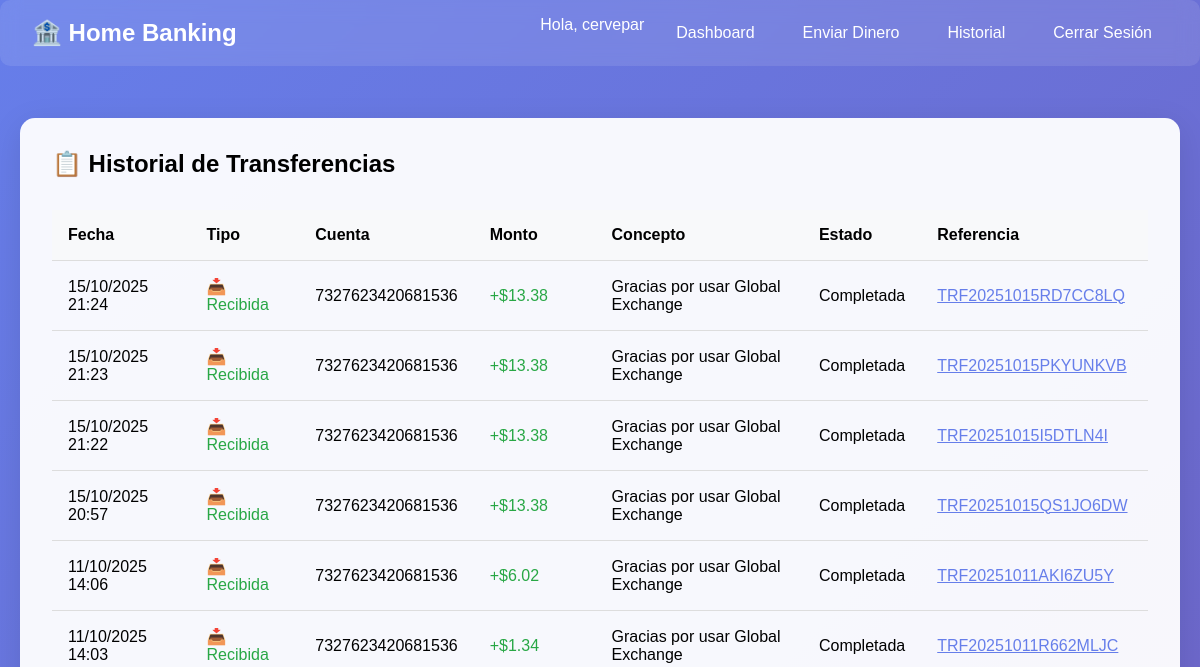
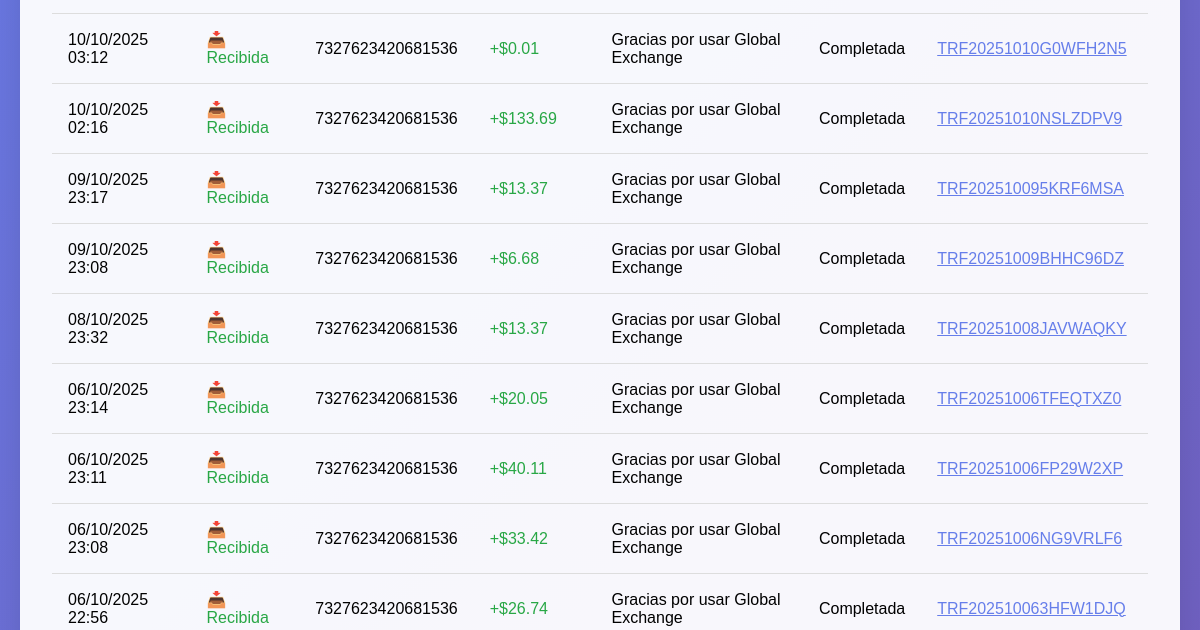
Before: /transferencia/lista/ (signed in, upper part) with the older database file (2 pictures, top to bottom).
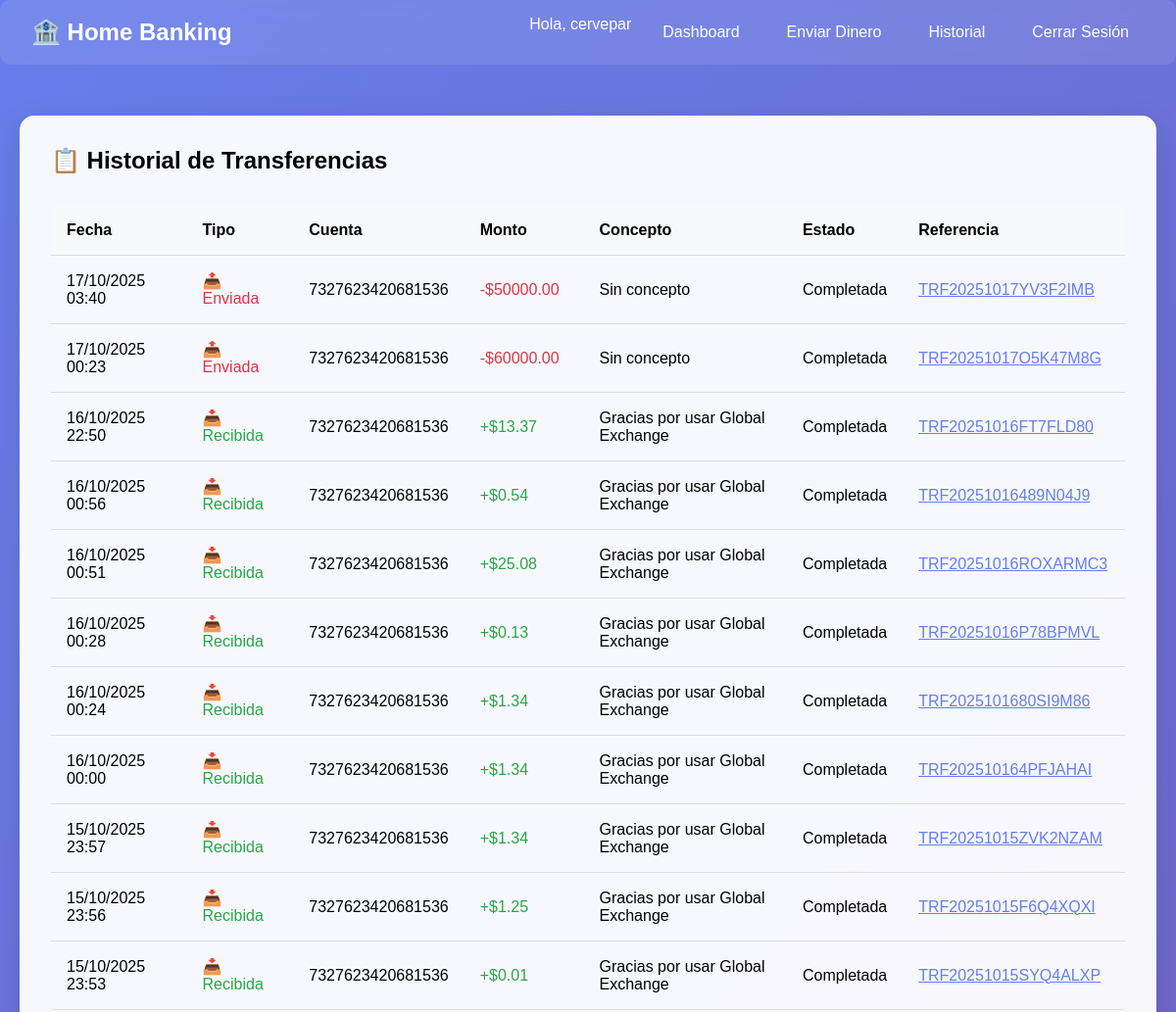
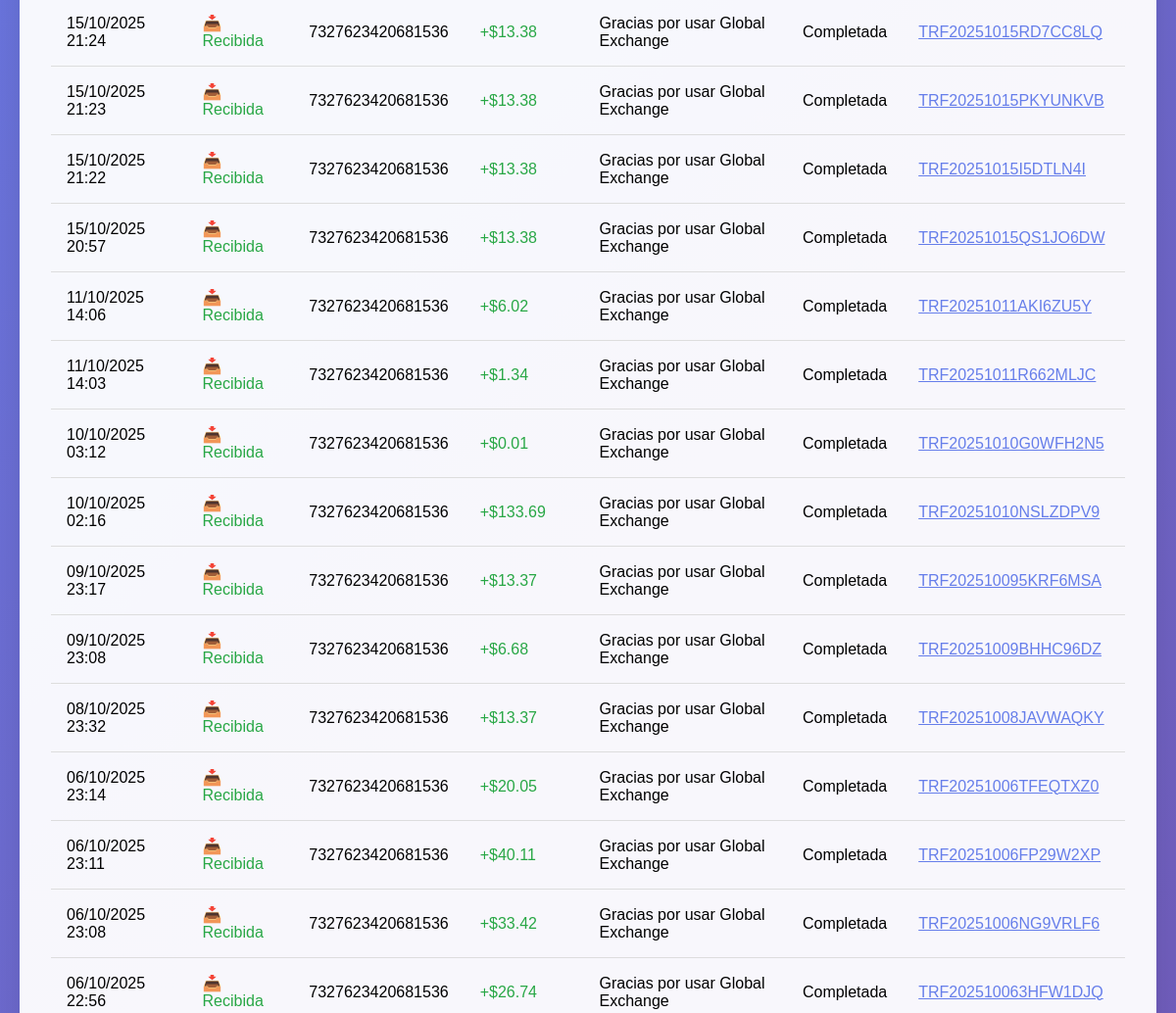
After: the same page with the newer database file (2 pictures, top to bottom).
### transferencia/models.py (models this page shows, shortened)
class Transferencia(models.Model):
    ESTADO_CHOICES = [
        ('PENDIENTE', 'Pendiente'),
        ('COMPLETADA', 'Completada'),
        ('FALLIDA', 'Fallida'),
        ('CANCELADA', 'Cancelada'),
    ]
    cuenta_origen = models.ForeignKey(
        Cuenta,
        on_delete=models.CASCADE,
        related_name='transferencias_enviadas'
    )
    cuenta_destino = models.ForeignKey(
        Cuenta,
        on_delete=models.CASCADE,
        related_name='transferencias_recibidas'
    )
    monto = models.DecimalField(
        max_digits=15,
        decimal_places=2,
        validators=[MinValueValidator(0.01)]
    )
    concepto = models.CharField(max_length=200, blank=True, null=True)
    estado = models.CharField(max_length=15, choices=ESTADO_CHOICES, default='PENDIENTE')
    fecha_creacion = models.DateTimeField(auto_now_add=True)
    fecha_procesamiento = models.DateTimeField(blank=True, null=True)
    referencia = models.CharField(max_length=50, unique=True, editable=False)
    class Meta:
        verbose_name = "Transferencia"
        verbose_name_plural = "Transferencias"
        ordering = ['-fecha_creacion']

### cuenta/models.py (models this page shows, shortened)
class Cuenta(models.Model):
    TIPO_CUENTA_CHOICES = [
        ('AHORRO', 'Cuenta de Ahorro'),
        ('CORRIENTE', 'Cuenta Corriente'),
    ]
    usuario = models.OneToOneField(User, on_delete=models.CASCADE, related_name='cuenta')
    numero_cuenta = models.CharField(max_length=20, unique=True, editable=False)
    saldo_disponible = models.DecimalField(
        max_digits=15,
        decimal_places=2,
        default=0.00,
        validators=[MinValueValidator(0)]
    )
    tipo_cuenta = models.CharField(max_length=10, choices=TIPO_CUENTA_CHOICES, default='AHORRO')
    fecha_creacion = models.DateTimeField(auto_now_add=True)
    activa = models.BooleanField(default=True)
    class Meta:
        verbose_name = "Cuenta"
        verbose_name_plural = "Cuentas"

### transferencia/views.py (the view)
# urls.py: path('lista/', views.listar_transferencias_view, name='listar_transferencias'),
@login_required
def listar_transferencias_view(request):
    cuenta_usuario = request.user.cuenta
    transferencias = Transferencia.objects.filter(
        Q(cuenta_origen=cuenta_usuario) | Q(cuenta_destino=cuenta_usuario)
    ).order_by('-fecha_creacion')
    transferencias_con_info = []
    for transferencia in transferencias:
        es_enviada = transferencia.cuenta_origen == cuenta_usuario
        transferencias_con_info.append({
            'transferencia': transferencia,
            'es_enviada': es_enviada,
            'cuenta_relacionada': transferencia.cuenta_destino if es_enviada else transferencia.cuenta_origen
        })
    context = {
        'transferencias_con_info': transferencias_con_info,
    }
    return render(request, 'transferencia/lista.html', context)

### transferencia/templates/transferencia/lista.html (shortened to what this page needs)
{% extends 'cuenta/base.html' %}
{% block content %}
<div class="card">
    <h2 style="margin-bottom: 2rem;">📋 Historial de Transferencias</h2>
    {% if transferencias_con_info %}
        <table class="table">
            <thead>
                <tr>
                    <th>Fecha</th>
                    <th>Tipo</th>
                    <th>Cuenta</th>
                    <th>Monto</th>
                    <th>Concepto</th>
                    <th>Estado</th>
                    <th>Referencia</th>
                </tr>
            </thead>
            <tbody>
                {% for info in transferencias_con_info %}
                <tr>
                    <td>{{ info.transferencia.fecha_creacion|date:"d/m/Y H:i" }}</td>
                    <td>
                        {% if info.es_enviada %}
                            <span style="color: #dc3545;">📤 Enviada</span>
                        {% else %}
                            <span style="color: #28a745;">📥 Recibida</span>
                        {% endif %}
                    </td>
                    <td>{{ info.cuenta_relacionada.numero_cuenta }}</td>
                    <td>
                        {% if info.es_enviada %}
                            <span style="color: #dc3545;">-${{ info.transferencia.monto|floatformat:2 }}</span>
                        {% else %}
                            <span style="color: #28a745;">+${{ info.transferencia.monto|floatformat:2 }}</span>
                        {% endif %}
                    </td>
                    <td>{{ info.transferencia.concepto|default:"Sin concepto" }}</td>
                    <td>
                        <span class="status-{{ info.transferencia.estado|lower }}">
                            {{ info.transferencia.get_estado_display }}
                        </span>
                    </td>
                    <td>
                        <a href="{% url 'detalle_transferencia' info.transferencia.referencia %}" style="color: #667eea;">
                            {{ info.transferencia.referencia }}
                        </a>
                    </td>
                </tr>
                {% endfor %}
            </tbody>
        </table>
    {% else %}
        <div style="text-align: center; padding: 2rem;">
            <p style="font-size: 1.2rem; color: #666;">No tienes transferencias registradas</p>
            <a href="{% url 'enviar_transferencia' %}" class="btn" style="margin-top: 1rem;">Realizar Primera Transferencia</a>
        </div>
    {% endif %}
</div>
{% endblock %}

### cuenta/templates/cuenta/base.html (shortened to what this page needs)
<!DOCTYPE html>
<html lang="es">
<head>
</head>
<body>
    {% if user.is_authenticated %}
    <nav class="navbar">
        <h1>🏦 Home Banking</h1>
        <div class="navbar-links">
            <span style="color: white;">Hola, {{ user.username }}</span>
            <a href="{% url 'dashboard' %}">Dashboard</a>
            <a href="{% url 'enviar_transferencia' %}">Enviar Dinero</a>
            <a href="{% url 'listar_transferencias' %}">Historial</a>
            <a href="{% url 'logout' %}">Cerrar Sesión</a>
        </div>
    </nav>
    {% endif %}
    <div class="container">
        {% block content %}
        {% endblock %}
    </div>
</body>
</html>

### cuenta/templates/cuenta/base.html (style rules this page uses)
* { margin: 0; padding: 0; box-sizing: border-box; }
body { font-family: 'Arial', sans-serif; background: linear-gradient(135deg, #667eea 0%, #764ba2 100%); min-height: 100vh; }
.container { max-width: 1200px; margin: 0 auto; padding: 20px; }
.navbar { background: rgba(255, 255, 255, 0.1); backdrop-filter: blur(10px); padding: 1rem 2rem; margin-bottom: 2rem; border-radius: 10px; display: flex; justify-content: space-between; align-items: center; }
.navbar h1 { color: white; font-size: 1.5rem; }
.navbar-links { display: flex; gap: 1rem; }
.navbar-links a { color: white; text-decoration: none; padding: 0.5rem 1rem; border-radius: 5px; transition: background 0.3s; }
.card { background: rgba(255, 255, 255, 0.95); border-radius: 15px; padding: 2rem; margin-bottom: 2rem; box-shadow: 0 8px 32px rgba(0, 0, 0, 0.1); }
.table { width: 100%; border-collapse: collapse; margin-top: 1rem; }
.table th, .table td { padding: 1rem; text-align: left; border-bottom: 1px solid #ddd; }
.table th { background: #f8f9fa; font-weight: bold; }

Changed rows visible on the page:
added Transferencia: transferencia.fecha_creacion "17/10/2025 03:40", shows "📤 Enviada", cuenta_relacionada.numero_cuenta "7327623420681536", transferencia.monto "50000.00", transferencia.concepto "Sin concepto", transferencia.estado "Completada", transferencia.referencia "TRF20251017YV3F2IMB"
added Transferencia: transferencia.fecha_creacion "17/10/2025 00:23", shows "📤 Enviada", cuenta_relacionada.numero_cuenta "7327623420681536", transferencia.monto "60000.00", transferencia.concepto "Sin concepto", transferencia.estado "Completada", transferencia.referencia "TRF20251017O5K47M8G"
added Transferencia: transferencia.fecha_creacion "16/10/2025 22:50", shows "📥 Recibida", cuenta_relacionada.numero_cuenta "7327623420681536", transferencia.monto "13.37", transferencia.concepto "Gracias por usar Global Exchange", transferencia.estado "Completada", transferencia.referencia "TRF20251016FT7FLD80"
added Transferencia: transferencia.fecha_creacion "16/10/2025 00:56", shows "📥 Recibida", cuenta_relacionada.numero_cuenta "7327623420681536", transferencia.monto "0.54", transferencia.concepto "Gracias por usar Global Exchange", transferencia.estado "Completada", transferencia.referencia "TRF20251016489N04J9"
added Transferencia: transferencia.fecha_creacion "16/10/2025 00:51", shows "📥 Recibida", cuenta_relacionada.numero_cuenta "7327623420681536", transferencia.monto "25.08", transferencia.concepto "Gracias por usar Global Exchange", transferencia.estado "Completada", transferencia.referencia "TRF20251016ROXARMC3"
added Transferencia: transferencia.fecha_creacion "16/10/2025 00:28", shows "📥 Recibida", cuenta_relacionada.numero_cuenta "7327623420681536", transferencia.monto "0.13", transferencia.concepto "Gracias por usar Global Exchange", transferencia.estado "Completada", transferencia.referencia "TRF20251016P78BPMVL"
added Transferencia: transferencia.fecha_creacion "16/10/2025 00:24", shows "📥 Recibida", cuenta_relacionada.numero_cuenta "7327623420681536", transferencia.monto "1.34", transferencia.concepto "Gracias por usar Global Exchange", transferencia.estado "Completada", transferencia.referencia "TRF2025101680SI9M86"
added Transferencia: transferencia.fecha_creacion "16/10/2025 00:00", shows "📥 Recibida", cuenta_relacionada.numero_cuenta "7327623420681536", transferencia.monto "1.34", transferencia.concepto "Gracias por usar Global Exchange", transferencia.estado "Completada", transferencia.referencia "TRF202510164PFJAHAI"
added Transferencia: transferencia.fecha_creacion "15/10/2025 23:57", shows "📥 Recibida", cuenta_relacionada.numero_cuenta "7327623420681536", transferencia.monto "1.34", transferencia.concepto "Gracias por usar Global Exchange", transferencia.estado "Completada", transferencia.referencia "TRF20251015ZVK2NZAM"
added Transferencia: transferencia.fecha_creacion "15/10/2025 23:56", shows "📥 Recibida", cuenta_relacionada.numero_cuenta "7327623420681536", transferencia.monto "1.25", transferencia.concepto "Gracias por usar Global Exchange", transferencia.estado "Completada", transferencia.referencia "TRF20251015F6Q4XQXI"
added Transferencia: transferencia.fecha_creacion "15/10/2025 23:53", shows "📥 Recibida", cuenta_relacionada.numero_cuenta "7327623420681536", transferencia.monto "0.01", transferencia.concepto "Gracias por usar Global Exchange", transferencia.estado "Completada", transferencia.referencia "TRF20251015SYQ4ALXP"
